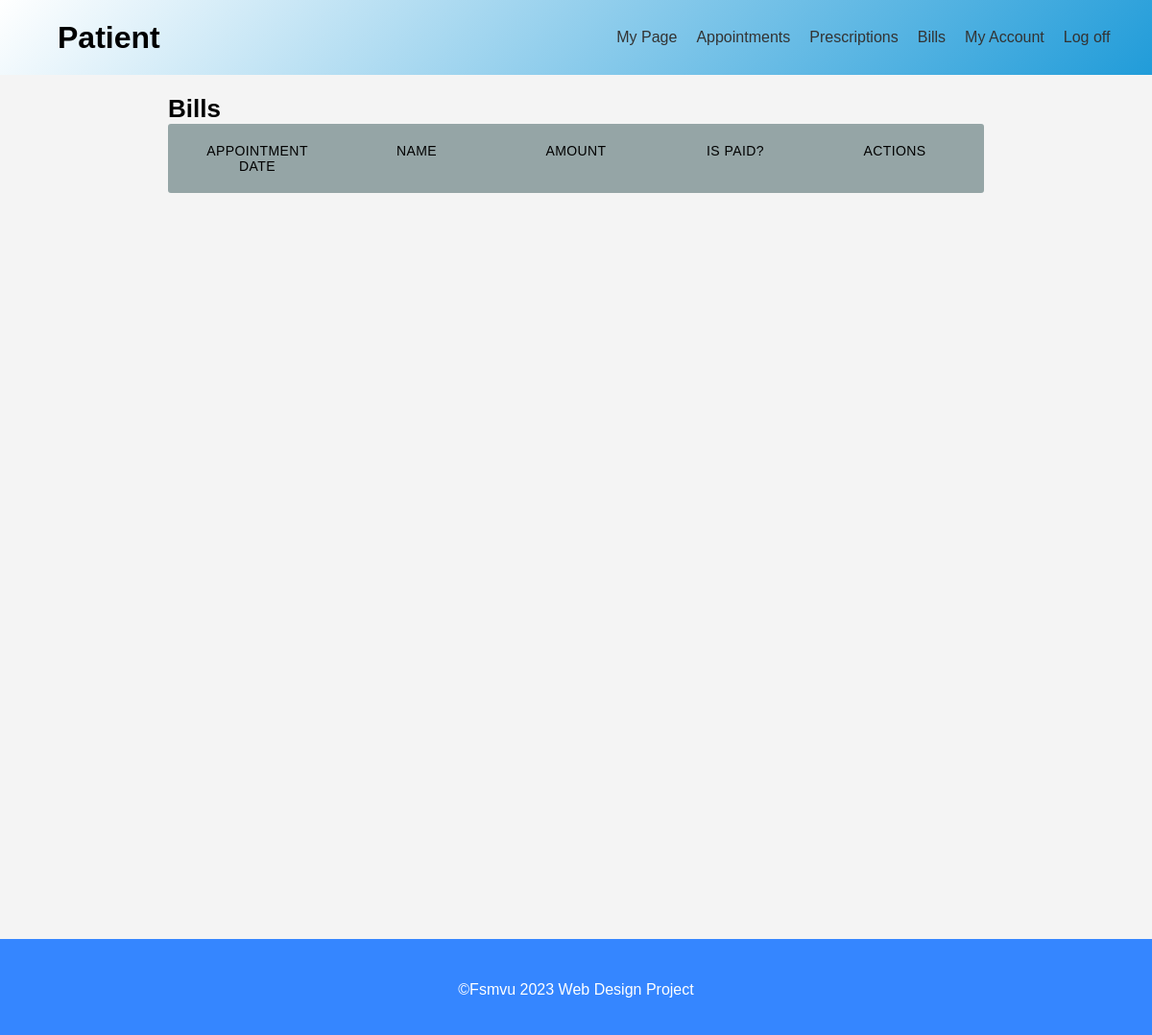
The app's page /Bills/, older data.
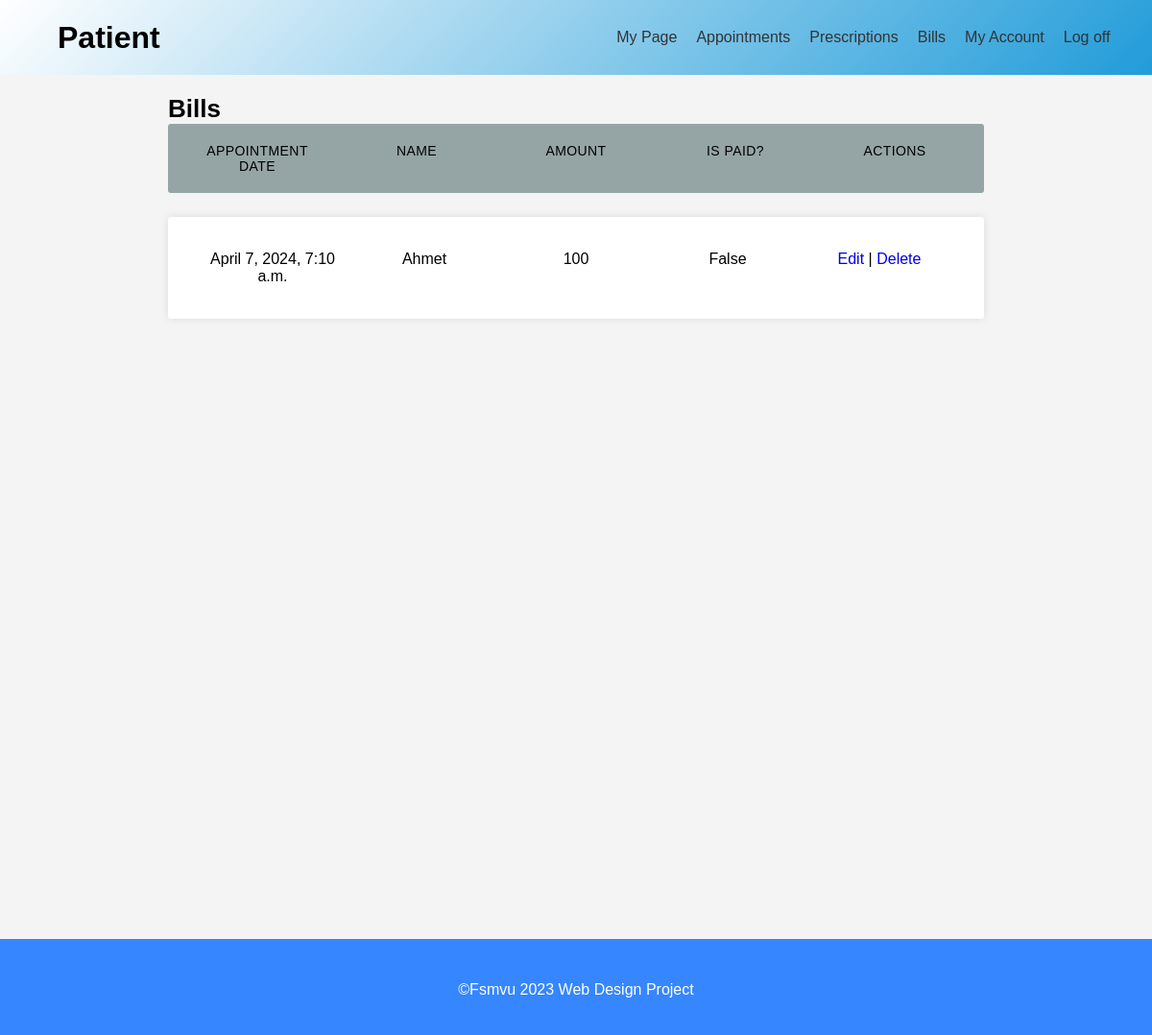
The same page, newer data.
### bill/models.py (models this page shows)
class Bill(models.Model):
    ID = models.BigAutoField(primary_key=True)
    IssuedDate = models.DateTimeField()
    Amount = models.IntegerField()
    IsPaid = models.BooleanField()
    Appointment =  models.ForeignKey(Appointment,on_delete=models.CASCADE,blank=True, null=True)
    class Meta:
        db_table = "bill"

### appointment/models.py (models this page shows)
class Appointment(models.Model):
    ID = models.BigAutoField(primary_key=True)
    Description = models.TextField()
    AppointmentDate = models.DateTimeField()
    DoctorID = models.ForeignKey(Doctor,on_delete=models.PROTECT)
    PatientID = models.ForeignKey(Patient,on_delete=models.PROTECT)
    class Meta:
        db_table = "appointment"

### patient/models.py (models this page shows, shortened)
class Patient(models.Model):
    ID = models.BigAutoField(primary_key=True)
    User = models.ForeignKey(settings.AUTH_USER_MODEL,on_delete=models.CASCADE,blank=True, null=True)
    DateOfBirth = models.DateField()
    Gender = models.CharField(max_length=1, choices=GENDER_CHOICES)
    Blood_Group = models.CharField(max_length = 20,  choices = BLOOD_GROUPS, default = '1')
    Address =models.TextField()
    Phone = models.CharField(max_length=11)
    class Meta:
        db_table = "patient"

### bill/views.py (the view)
# urls.py: path('',views.home,name=""),
def home(request):
    context ={}
    context["dataset"] = Bill.objects.all()
    return render(request, "bill/home.html", context)

### bill/templates/bill/home.html (shortened to what this page needs)
{% extends 'management_base.html' %}
{% load static %}
{% block content %}
  <section id="doktor-yonetimi">
    <div class="container">
      <h2>Bills</h2>
      <ul class="responsive-table">
        <li class="table-header">
          <div class="col col-1">Appointment Date</div>
          <div class="col col-1">Name</div>
          <div class="col col-1">Amount</div>
          <div class="col col-1">Is Paid?</div>
          <div class="col col-4">Actions</div>
        </li>
        {% for data in dataset %}
          <li class="table-row">
            <div class="col col-1" data-label="Job Id">{{ data.IssuedDate }}</div>
            <div class="col col-1">{{ data.Appointment.PatientID.User.first_name }}</div>
            <div class="col col-1">100</div>
            <div class="col col-2" data-label="Operation">{{ data.IsPaid }}</div>
            <div class="col col-3" data-label="Operation">
              <a href="/Bills/Edit/{{ data.ID }}">Edit</a> | <a class="deleteBill" href="/Bills/Delete/{{ data.ID }}">Delete</a>
            </div>
          </li>
        {% endfor %}
      </ul>
    </div>
  </section>
{% endblock %}

Row changes from the older to the newer data that the page shows:
added Bill: IssuedDate "April 7, 2024, 7:10 a.m.", Appointment.PatientID.User.first_name "Ahmet", IsPaid "False"
